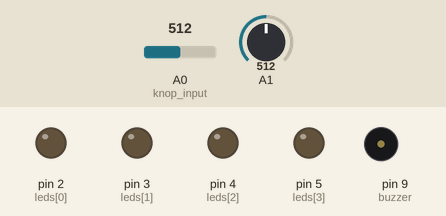
Recording of a sketch running on a simulated Arduino Uno, built with avr-gcc and run on an emulated ATmega328P. On the bench: output pins drawn as LEDs (lit = HIGH), buzzer (waves = sounding). Dashed ring = blinking. The test bench sets the inputs (shaded band); at power-on: A0 (knop_input) = 512, A1 = 512. Random numbers use the default seed unless the sketch sets one; what the sketch prints to the serial monitor is not drawn.

Above: at 2.5 s.
2.6 s: A0 (knop_input) set to 458
4.1 s: A0 (knop_input) set to 424
At 5.4 s:
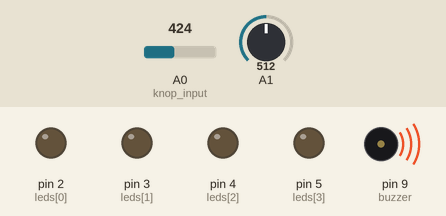
7.1 s: A0 (knop_input) set to 511
At 7.42 s:
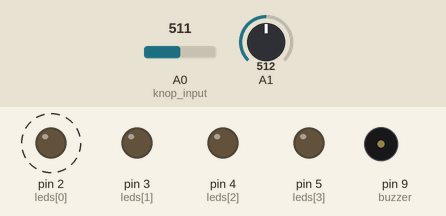
10.1 s: A0 (knop_input) set to 306
At 11.14 s:
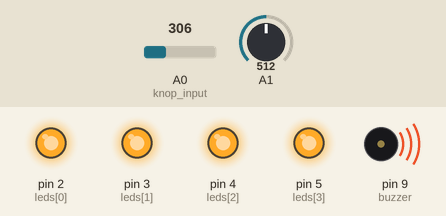
Timing chart, 0 to 14.1 s (numbered marks = the images above; inputs shaded):
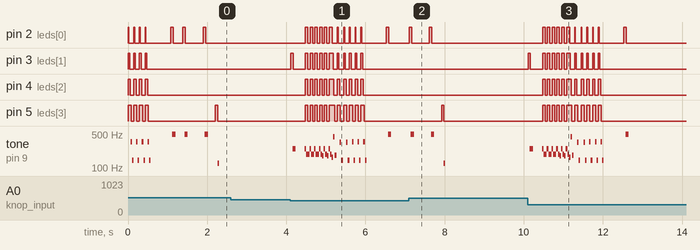

Measured:
- the behaviour switches between 440 and 439 on A0 (knop_input) (found by bisection; images 0 and 1)
- after the input at 2.6 s, every drawn part: stays the same
- after the input at 4.1 s, pin 2 (leds[0]): goes 5 × (HIGH 0.06 s, LOW 0.06 s), HIGH 0.08 s, 5 × (LOW 0.12 s, HIGH 0.02 s), LOW 0.63 s, HIGH 0.06 s, then LOW, starting after 0.38 s; pin 3 (leds[1]): goes HIGH 0.06 s, LOW 0.31 s, 5 × (HIGH 0.06 s, LOW 0.06 s), HIGH 0.10 s, 5 × (LOW 0.10 s, HIGH 0.04 s), then LOW, starting at once
- after the input at 7.1 s, pin 2 (leds[0]): alternates HIGH for 0.06 s and LOW for 0.45 s, 4 changes in all, then stays LOW, starting at once; pin 5 (leds[3]): LOW → HIGH after 0.83 s, → LOW 0.06 s later; tone on pin 9 (buzzer): plays 498 Hz for 0.08 s, 496 Hz for 0.08 s, 125 Hz for 0.04 s, starting after 0.05 s
- after the input at 10.1 s, pin 2 (leds[0]): goes 5 × (HIGH 0.06 s, LOW 0.06 s), HIGH 0.08 s, 5 × (LOW 0.12 s, HIGH 0.02 s), LOW 0.63 s, HIGH 0.06 s, then LOW, starting after 0.38 s; pin 3 (leds[1]): goes HIGH 0.06 s, LOW 0.31 s, 5 × (HIGH 0.06 s, LOW 0.06 s), HIGH 0.10 s, 5 × (LOW 0.10 s, HIGH 0.04 s), then LOW, starting at once
- by itself, tone on pin 9 (buzzer): plays 345 Hz for 0.04 s, 146 Hz for 0.04 s, 345 Hz for 0.04 s, 146 Hz for 0.04 s, 345 Hz for 0.04 s, 146 Hz for 0.04 s … (12 notes in this stretch)

The sketch:

arduino_project.ino
```cpp
// 1 input waarde voor alle knoppen
int knop_input = A0;

// ledjes (pin 1 is kapot)
int leds[] = {2, 3, 4, 5};

// buzzer
int buzzer = 9;
int sounds[] = {1000, 2000, 3000, 4000};

// knop handling
String oude_knop = "0";
String nieuwe_knop = "0";

// beetje marge
int range_knop1[] = {450, 550};
int range_knop2[] = {300, 440};
int range_knop3[] = {220, 299};
int range_knop4[] = {150, 219};

// sequence en input (strings zijn handiger dan lists)
String sequence = "";
int count = 0;

String input = "";
int input_count = 0;

bool gameOver = false;

void setup () {
  Serial.begin(9600);

  // pinModes
  pinMode(knop_input, INPUT);
  pinMode(buzzer, OUTPUT);
  for(int i=0; i<4; i++) {
    pinMode(leds[i], OUTPUT);
  }

  start_game(false);
}

void loop() {
  nieuwe_knop = get_knop(analogRead(knop_input));

  if(!gameOver) {
    if (nieuwe_knop != oude_knop && nieuwe_knop != "0"){
      process_input(nieuwe_knop);

      if(input[input_count - 1] != sequence[input_count - 1]) {
        game_over();
      } else {
        // Proceed with the game
        if(input_count == count) {
          Serial.println("");
          generate_sound_and_light("-2");
          append_sequence();
        }
      }
    }
  // when the game is over
  } else {
    // restart with button
    if(analogRead(knop_input) > 0) {
      start_game(true);
    }
    // restart with terminal input
    if(Serial.available()) {
      byte serial_input = Serial.read();
      if(serial_input == 121) {
        start_game(true);
      } else if(serial_input == 110) {
        // Acknowledge user input
        Serial.println("n");
        generate_sound_and_light("-3");
      }
    }
  }

  oude_knop = nieuwe_knop;
  delay(20);
}

String get_knop(int waarde) {
  String knop = "0";

  if (waarde > range_knop1[0] && waarde < range_knop1[1]) knop = "1";
  if (waarde > range_knop2[0] && waarde < range_knop2[1]) knop = "2";
  if (waarde > range_knop3[0] && waarde < range_knop3[1]) knop = "3";
  if (waarde > range_knop4[0] && waarde < range_knop4[1]) knop = "4";

  return knop;
}

void process_input(String knop) {
  input += knop;
  input_count += 1;

  // audiovisuele feedback
  generate_sound_and_light(knop);
  Serial.print(knop);
}

void generate_sound_and_light(String knop) {
  if (knop == "-1") {
    // Game over
     play_game_over();
  } else if(knop == "-2") {
    // Correct sequence
    play_right_answer();
  } else if(knop == "-3") {
    // Player doesnt want to play again
    acknowledge_input(4);
  }
  else {
    // Some button was pressed
    play_input(knop);
  }
}

void all_leds_off() {
  for(int i=0; i<4; i++) {
    digitalWrite(leds[i], 0);
  }
}

void all_leds_on() {
  for(int i=0; i<4; i++) {
    digitalWrite(leds[i], 1);
  }
}

void off_one_at_a_time() {
  // een voor een uit
  for(int i=0; i<4; i++) {
    digitalWrite(leds[i], 0);
    play_sound(i+2, 10000);
  }
}

void play_right_answer() {
  // Efkes lampkes uit, Geen geluid
  for(int i=0; i<4; i++) {
    digitalWrite(leds[i], 0);
  }
  delay(200);
}

void play_game_over() {
  // Flikker 6x + geluid als delay
  for(int i=0; i<6; i++) {
    all_leds_off();
    play_sound(3, 30000);

    all_leds_on();
    play_sound(4, 30000);
  }
  acknowledge_input(2);
}

void play_input(String knop) {
  int pin = led_pin(knop);

  digitalWrite(pin, 1);
  play_sound(pin, 30000); // 30.000 is the total delay in microseconds
  digitalWrite(pin, 0);
  delay(250);
}

void acknowledge_input(int amount) {
  for(int j=0; j<amount; j++) {
    all_leds_on();
    delay(20);
    off_one_at_a_time();
    delay(50);
  }
}

void play_sound(int pin, int duration) {
  // Duration in microseconds
  int pulse_duration = sounds[pin-2];
  int amount = duration / pulse_duration;

  for(int i=0; i<amount; i++) {
    digitalWrite(buzzer, 1);
    delayMicroseconds(pulse_duration);

    digitalWrite(buzzer, 0);
    delayMicroseconds(pulse_duration);
  }
}

void append_sequence() {
  count += 1;

  String v = String(random(4)+1);
  sequence += v;

  // audiovisuele weergave van de sequence
  play_sequence();

  // reset input zodat user weer opnieuw moet beginnen
  // nadat de sequence is afgespeeld zodat inputs tijdens weg zijn
  input = "";
  input_count = 0;
}

void play_sequence() {
  Serial.println("Sequence: " + sequence);
  Serial.print("Input   : ");

  for (int i = 0; i < count; i++) {
    generate_sound_and_light(String(sequence[i]));
  }
}

void game_over() {
  Serial.println("\nGAME OVER");
  gameOver = true;
  generate_sound_and_light("-1");

  Serial.print("Do you want to play again? [y/n] >> ");
}

int led_pin(String knop) {
  return knop.toInt() + 1;
}

void start_game(bool nieuw) {
  generate_sound_and_light("-3");
  delay(500);

  if(nieuw) {
    Serial.println("y");
    Serial.println("Nieuw spel is begonnen!");

    sequence = "";
    count = 0;

    input = "";
    input_count = 0;
    gameOver = false;
  }

  randomSeed(analogRead(1));
  append_sequence();
}
```
